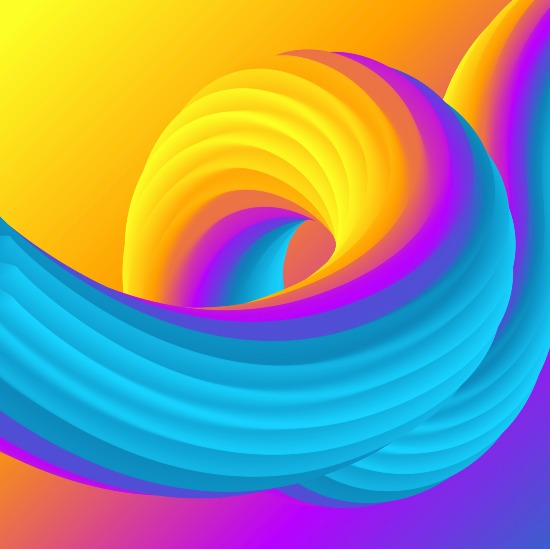
#> input picture term-bg-1-3d6355ab.jpeg, 550 x 549 px, found by its file name
$ python colorRecognize.py
#> lines starting #> are read from the running program, lines starting #| are printed output that depends on the picture; after the words box and inside, x2 and y2 are one past the last pixel; in counts of white or black regions, pixels touching at a corner belong together
import cv2
import numpy as np

# Load image
img = cv2.imread('/home/nvidia/project/term-bg-1-3d6355ab.jpeg')
#> img is the input picture: shape (549, 550, 3); mean B, G, R 139.8, 147, 143.9

# Resize image to reduce processing time
img = cv2.resize(img, (640, 480))
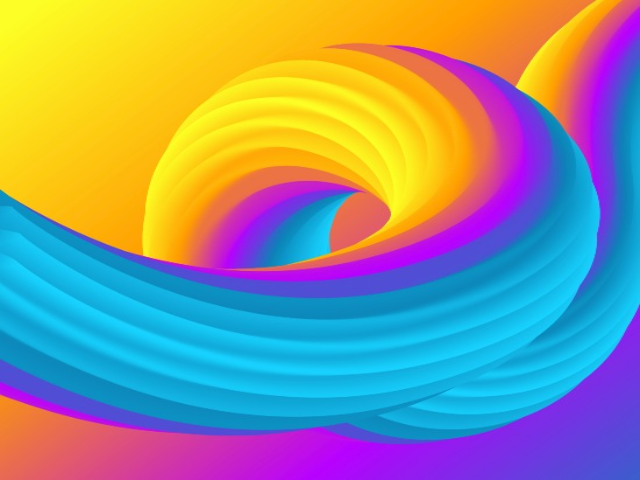
#> img: shape (480, 640, 3); mean B, G, R 139.7, 146.9, 143.8

# Convert image to HSV color space
hsv = cv2.cvtColor(img, cv2.COLOR_BGR2HSV)
#> hsv: shape (480, 640, 3); mean H, S, V 78.1, 221.3, 232

# Define range of colors to detect (here, we detect red)
lower_range = np.array([0, 50, 50])
upper_range = np.array([10, 255, 255])

# Threshold the HSV image to get only desired colors
mask = cv2.inRange(hsv, lower_range, upper_range)
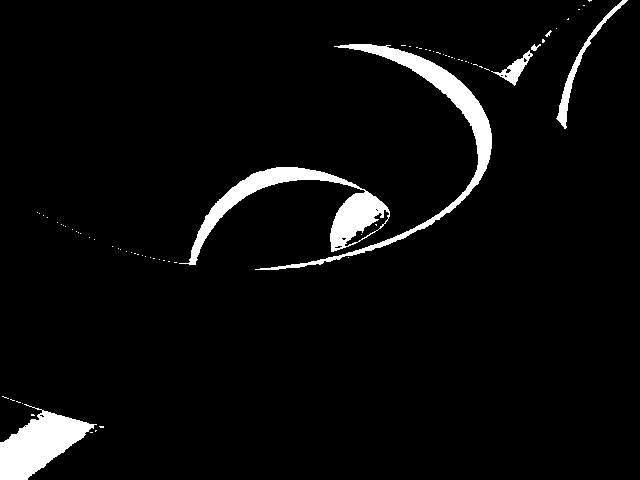
#> mask: shape (480, 640); 4.5% white; 74 white regions (67 under 20 px), largest, box (x1, y1, x2, y2) and area: (179, 167, 390, 265) 4399, (255, 44, 492, 270) 4312, (0, 404, 97, 480) 3679

# Get the percentage of red pixels in the image
total_pixels = mask.size
#> total_pixels = 307200
red_pixels = cv2.countNonZero(mask)
#> red_pixels = 13855
red_percentage = (red_pixels / total_pixels) * 100
#> red_percentage = 4.51

# Print the dominant color based on threshold
if red_percentage > 5:
    print("The dominant color in the image is red.")
else:
    print("The dominant color in the image is not red.")
